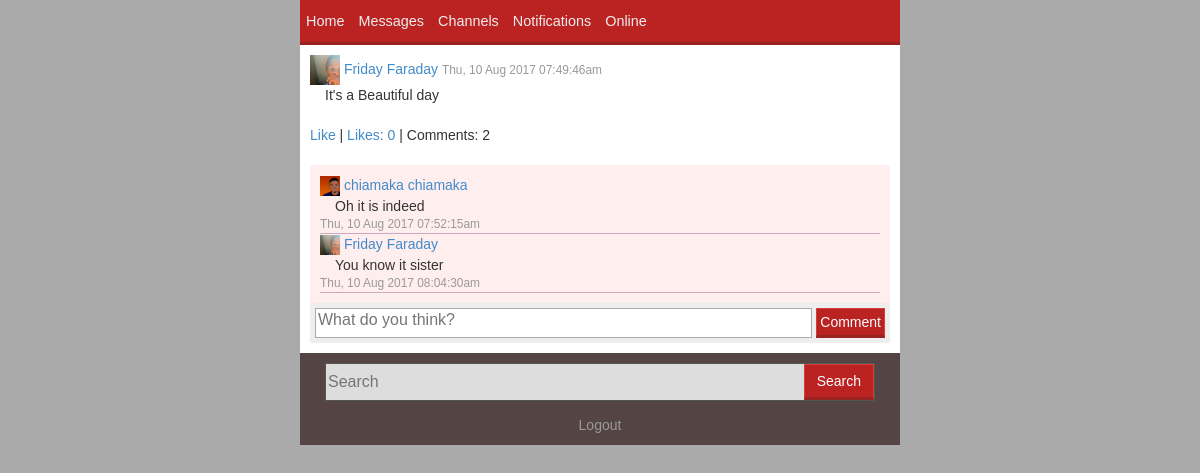
/mobile/view_post.php?view=1 (signed in), run on the app's committed database.
### tables this page shows
CREATE TABLE `posts` (
  `id` int(255) NOT NULL,
  `username` varchar(50) DEFAULT NULL,
  `content` varchar(1000) DEFAULT NULL,
  `location` varchar(100) DEFAULT NULL,
  `mood` varchar(50) DEFAULT NULL,
  `visible` tinyint(2) DEFAULT '1',
  `time` varchar(100) DEFAULT NULL,
  `disp` varchar(50) DEFAULT NULL
);

CREATE TABLE `profilepics` (
  `username` varchar(100) NOT NULL,
  `profilepic` varchar(255) DEFAULT 'images/ppic.png',
  `audnote` varchar(255) DEFAULT NULL,
  `upid` int(255) DEFAULT NULL
);

CREATE TABLE `users` (
  `userid` int(255) NOT NULL,
  `firstname` varchar(50) NOT NULL,
  `lastname` varchar(50) DEFAULT NULL,
  `phone` varchar(15) DEFAULT NULL,
  `email` varchar(100) DEFAULT NULL,
  `department` varchar(60) DEFAULT NULL,
  `level` varchar(10) DEFAULT '100?',
  `sex` varchar(13) DEFAULT NULL,
  `username` varchar(100) DEFAULT NULL,
  `month` varchar(15) DEFAULT NULL,
  `year` int(4) DEFAULT NULL,
  `day` int(2) DEFAULT NULL
);

CREATE TABLE `coms` (
  `id` int(255) NOT NULL,
  `upid` int(255) DEFAULT NULL,
  `username` varchar(100) DEFAULT NULL,
  `comment` varchar(1000) DEFAULT NULL,
  `disp` varchar(100) DEFAULT NULL,
  `replt_to` int(255) DEFAULT NULL,
  `stamp` timestamp NULL DEFAULT CURRENT_TIMESTAMP ON UPDATE CURRENT_TIMESTAMP
);

### includes/functions.inc (called while the page is built, shortened)
<?php
	function sanitize($data)
	{
		$data = htmlspecialchars(addslashes(trim($data)));
		return $data;
	}
	function file_validity($file)
	{
		if(file_exists($file) ){
			return $file;
		}
		else
		{
			$file = str_replace('../','',$file);
			$file = str_replace('uploads','',$file);
			$alp = substr($file,1,1);
			return "images/cctumb/$alp.png";
		}
	}
?>

### mobile/view_post.php (the view, shortened to what this page needs)
<?php
	include '../includes/functions.inc';
	include 'includes/header.inc';
	include 'includes/nav.inc';
	$id = sanitize($_GET['view']);
?>
<div style="background:#fff;padding:10px">
	<?php
	$upd = "UPDATE notifications SET seen = '1' WHERE cid = '$id' and participant = '$_SESSION[user]' and type='COM' or type='com_like'";
	$connection->exec($upd);
		$sql = "SELECT posts.*,users.firstname,users.lastname,profilepics.profilepic FROM posts";
		$sql .= " INNER JOIN users on users.username = posts.username";
		$sql .= " INNER JOIN profilepics on users.username = profilepics.username";
		$sql .= " WHERE posts.id = '$id' and posts.visible='1' LIMIT 1";
		$query = $connection->query($sql);
		$query->setFetchMode(PDO::FETCH_ASSOC);
		foreach($query as $r)
		{
			$img = file_validity('../'.$r['profilepic'].'tumb.jpg');
			$num_likes_q = "SELECT * FROM likes WHERE type='status' and upid='$id'";
			$num_likes = $connection->query($num_likes_q)->rowCount();
			$say = 'Like';
			$com_sql = "SELECT * FROM coms WHERE upid='$id'";
			$com_count = $connection->query($com_sql)->rowCount();
			echo"
			<div>
			<img src='$img' height='30px' width='30px'> <a href='profile.php?view=$r[username]'> $r[firstname] $r[lastname]</a> <small class='text-muted'l>$r[disp]</small><br />
			<span style='padding-left:15px;word-wrap:break-word;whitespace:pre-line;'>$r[content]</span><br /><br />
			<a id='$id' onclick=\"like('sta','$id','$id')\">$say</a> | <a href='likes.php?view=$id&type=sta'>Likes: $num_likes</a> | Comments: $com_count
			</div>
			";
		}
	?><br />
	<div style='background:#fee;padding:10px'>
		<?php
			$com_sql = "SELECT * FROM coms WHERE upid='$id'";
			$com_count = $connection->query($com_sql)->rowCount();
			$start = $com_count - 5;
			if($start < 0)
			{
				$start = 0;
			}
			else
			{
				$say2 = (!isset($_GET['viewall'])) ? "<center><a href='$_SERVER[REQUEST_URI]&viewall'>view all $com_count comments</a></center>":'';
			}
			$com_sql = "SELECT coms.*,users.firstname,users.lastname,profilepics.profilepic FROM coms
			INNER JOIN users on users.username = coms.username INNER JOIN profilepics ON profilepics.username = coms.username WHERE coms.upid='$id' ORDER BY stamp limit $start,5";
			$query = $connection->query($com_sql);
			$query->setFetchMode(PDO::FETCH_ASSOC);
			foreach($query as $r)
			{
				$image = file_validity('../'.$r['profilepic'].'tumb.jpg');
				echo "<div style='border-bottom:1px solid #cab'>
					<img src='$image' height='20px' width='20px'> <a href='profile.php?view=$r[username]'>$r[firstname] $r[lastname]</a>
					<br />
					<span style='padding-left:15px;word-wrap:break-word;whitespace:pre-line;'>$r[comment]</span>
					<br /><small class='text-muted'>$r[disp]</small>
				</div>";
			}
		?>
	</div>
	<div style="background:#eee;padding:5px;"><table width='100%'><tr><form method="post" action='<?php echo $_SERVER["REQUEST_URI"] ?>'><td width="90%">
		<textarea spellcheck="true" placeholder='What do you think?' name='com' style='width:100%;height:30px;resize:none;border:1px solid #aaa;'></textarea></td><td>
		&nbsp;</td><td><button class='btn btn-danger' style='padding:3px;margin:0px;'>Comment</button></td></form></tr></table>
	</div>
</div>
<?php
	include 'includes/footer.inc';
?>

### mobile/css/styles.css (style rules this page uses)
.btn { border-radius:0px; }
.btn-danger { background-color:#bb2222; border-bottom:3px solid #992222; }
* { font-family:arial; }

### mobile/includes/header.inc (style rules this page uses)
* { font-family: "lucida grande",tahoma,verdana,arial,sans-serif; }

### data on the page
posts: profilepics.profilepic (picture), users.firstname "Friday", users.lastname "Faraday", disp "Thu, 10 Aug 2017 07:49:46am", content "It's a Beautiful day", say "Like", num_likes "0", com_count "2"
coms: profilepics.profilepic (picture), users.firstname "chiamaka", users.lastname "chiamaka", comment "Oh it is indeed", disp "Thu, 10 Aug 2017 07:52:15am"
coms: profilepics.profilepic (picture), users.firstname "Friday", users.lastname "Faraday", comment "You know it sister", disp "Thu, 10 Aug 2017 08:04:30am"
